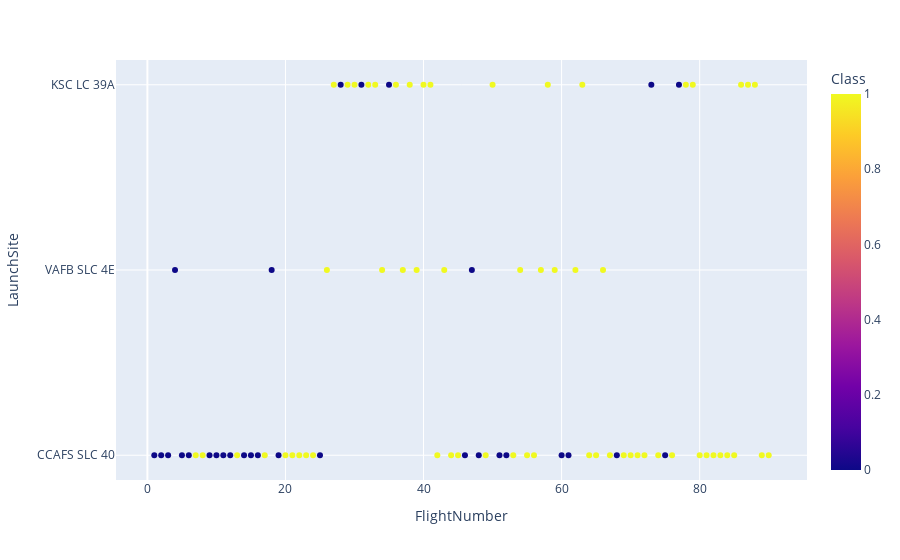

The cell this chart's notebook holds for it:
### Markdown cell above
Use the function <code>catplot</code> to plot <code>FlightNumber</code> vs <code>LaunchSite</code>, set the  parameter <code>x</code>  parameter to <code>FlightNumber</code>,set the  <code>y</code> to <code>Launch Site</code> and set the parameter <code>hue</code> to <code>'class'</code>

### Code cell
# Plot a scatter point chart with x axis to be Flight Number and y axis to be the launch site, and hue to be the class value
px.scatter(df, x="FlightNumber", y="LaunchSite", color="Class")

### Figure 1 — Plotly figure (JSON) as saved in the notebook; plotly's stock layout.template omitted (floating-point values rounded to 4 significant figures)
{"data": [{"hovertemplate": "FlightNumber=%{x}<br>LaunchSite=%{y}<br>Class=%{marker.color}<extra></extra>", "legendgroup": "", "marker": {"color": [0, 0, 0, 0, 0, 0, 1, 1, 0, 0, 0, 0, 1, 0, 0, 0, 1, 0, 0, 1, 1, 1, 1, 1, 0, 1, 1, 0, 1, 1, 0, 1, 1, 1, 0, 1, 1, 1, 1, 1, 1, 1, 1, 1, 1, 0, 0, 0, 1, 1, 0, 0, 1, 1, 1, 1, 1, 1, 1, 0, 0, 1, 1, 1, 1, 1, 1, 0, 1, 1, 1, 1, 0, 1, 0, 1, 0, 1, 1, 1, 1, 1, 1, 1, 1, 1, 1, 1, 1, 1], "coloraxis": "coloraxis", "symbol": "circle"}, "mode": "markers", "name": "", "orientation": "h", "showlegend": false, "type": "scatter", "x": [1, 2, 3, 4, 5, 6, 7, 8, 9, 10, 11, 12, 13, 14, 15, 16, 17, 18, 19, 20, 21, 22, 23, 24, 25, 26, 27, 28, 29, 30, 31, 32, 33, 34, 35, 36, 37, 38, 39, 40, 41, 42, 43, 44, 45, 46, 47, 48, 49, 50, 51, 52, 53, 54, 55, 56, 57, 58, 59, 60, 61, 62, 63, 64, 65, 66, 67, 68, 69, 70, 71, 72, 73, 74, 75, 76, 77, 78, 79, 80, 81, 82, 83, 84, 85, 86, 87, 88, 89, 90], "xaxis": "x", "y": ["CCAFS SLC 40", "CCAFS SLC 40", "CCAFS SLC 40", "VAFB SLC 4E", "CCAFS SLC 40", "CCAFS SLC 40", "CCAFS SLC 40", "CCAFS SLC 40", "CCAFS SLC 40", "CCAFS SLC 40", "CCAFS SLC 40", "CCAFS SLC 40", "CCAFS SLC 40", "CCAFS SLC 40", "CCAFS SLC 40", "CCAFS SLC 40", "CCAFS SLC 40", "VAFB SLC 4E", "CCAFS SLC 40", "CCAFS SLC 40", "CCAFS SLC 40", "CCAFS SLC 40", "CCAFS SLC 40", "CCAFS SLC 40", "CCAFS SLC 40", "VAFB SLC 4E", "KSC LC 39A", "KSC LC 39A", "KSC LC 39A", "KSC LC 39A", "KSC LC 39A", "KSC LC 39A", "KSC LC 39A", "VAFB SLC 4E", "KSC LC 39A", "KSC LC 39A", "VAFB SLC 4E", "KSC LC 39A", "VAFB SLC 4E", "KSC LC 39A", "KSC LC 39A", "CCAFS SLC 40", "VAFB SLC 4E", "CCAFS SLC 40", "CCAFS SLC 40", "CCAFS SLC 40", "VAFB SLC 4E", "CCAFS SLC 40", "CCAFS SLC 40", "KSC LC 39A", "CCAFS SLC 40", "CCAFS SLC 40", "CCAFS SLC 40", "VAFB SLC 4E", "CCAFS SLC 40", "CCAFS SLC 40", "VAFB SLC 4E", "KSC LC 39A", "VAFB SLC 4E", "CCAFS SLC 40", "CCAFS SLC 40", "VAFB SLC 4E", "KSC LC 39A", "CCAFS SLC 40", "CCAFS SLC 40", "VAFB SLC 4E", "CCAFS SLC 40", "CCAFS SLC 40", "CCAFS SLC 40", "CCAFS SLC 40", "CCAFS SLC 40", "CCAFS SLC 40", "KSC LC 39A", "CCAFS SLC 40", "CCAFS SLC 40", "CCAFS SLC 40", "KSC LC 39A", "KSC LC 39A", "KSC LC 39A", "CCAFS SLC 40", "CCAFS SLC 40", "CCAFS SLC 40", "CCAFS SLC 40", "CCAFS SLC 40", "CCAFS SLC 40", "KSC LC 39A", "KSC LC 39A", "KSC LC 39A", "CCAFS SLC 40", "CCAFS SLC 40"], "yaxis": "y"}], "layout": {"coloraxis": {"colorbar": {"title": {"text": "Class"}}, "colorscale": [[0, "#0d0887"], [0.1111, "#46039f"], [0.2222, "#7201a8"], [0.3333, "#9c179e"], [0.4444, "#bd3786"], [0.5556, "#d8576b"], [0.6667, "#ed7953"], [0.7778, "#fb9f3a"], [0.8889, "#fdca26"], [1, "#f0f921"]]}, "legend": {"tracegroupgap": 0}, "margin": {"t": 60}, "xaxis": {"anchor": "y", "domain": [0, 1], "title": {"text": "FlightNumber"}}, "yaxis": {"anchor": "x", "domain": [0, 1], "title": {"text": "LaunchSite"}}}}
